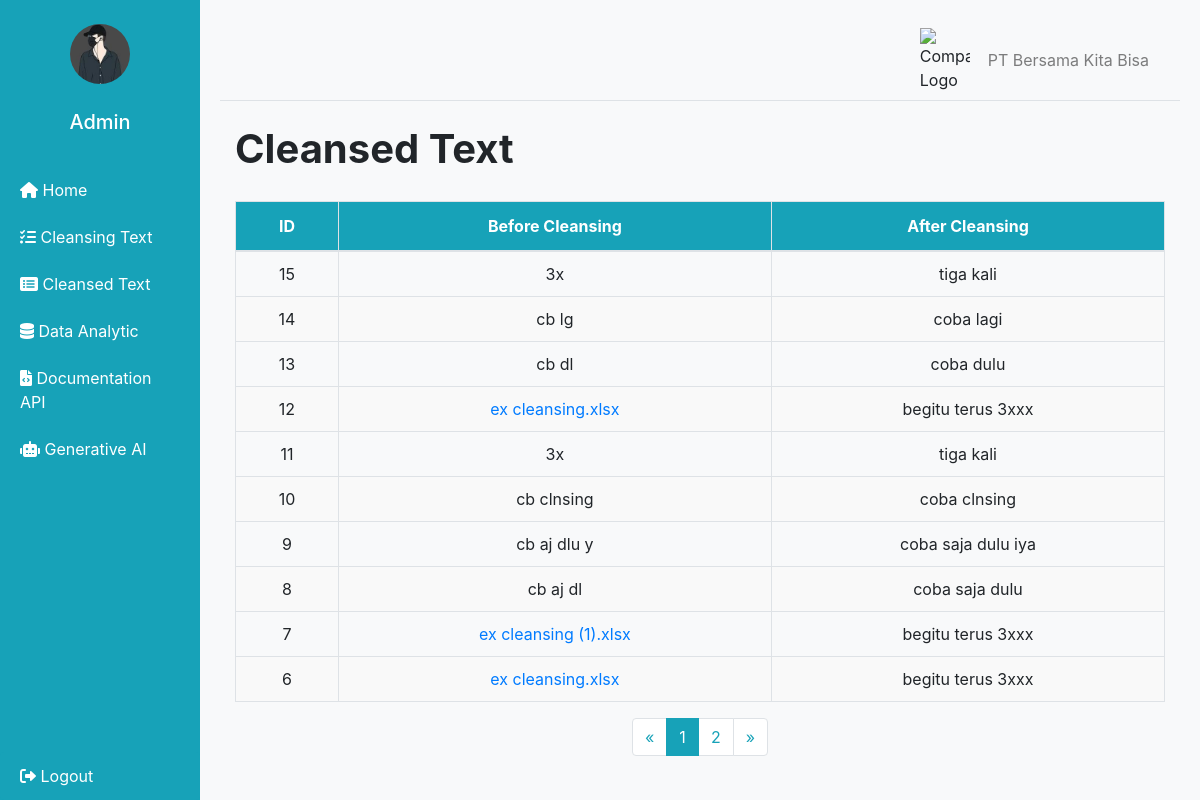
The app's page /normalisasi_list (signed in), older data.
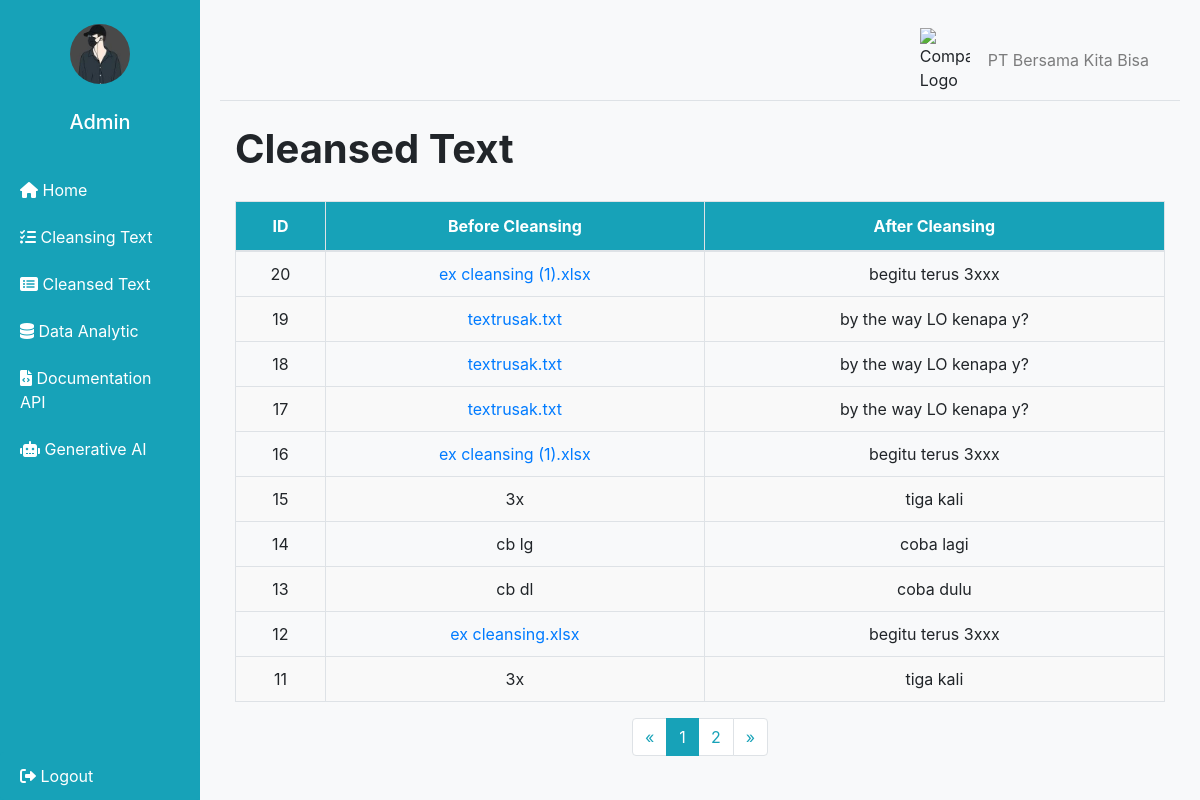
The same page, newer data.
### tables this page shows
CREATE TABLE normalisasi (
            id INTEGER PRIMARY KEY AUTOINCREMENT,
            input_text TEXT NOT NULL,
            output_text TEXT NOT NULL
        );

### app.py (the view)
@app.route('/normalisasi_list')
def normalisasi_list():
    if 'username' not in session:
        return redirect(url_for('login'))
    try:
        page, per_page, offset = get_page_args(page_parameter='page', per_page_parameter='per_page')
        conn = sqlite3.connect('normalisasi.db')
        c = conn.cursor()
        c.execute('SELECT * FROM normalisasi ORDER BY id DESC LIMIT ? OFFSET ?', (per_page, offset))
        rows = c.fetchall()
        c.execute('SELECT COUNT(*) FROM normalisasi')
        total = c.fetchone()[0]
        conn.close()
        result = []
        for row in rows:
            is_file = row[1].endswith('.txt') or row[1].endswith('.xls') or row[1].endswith('.xlsx')
            result.append({'id': row[0], 'input_text': row[1], 'output_text': row[2], 'is_file': is_file})
        pagination = Pagination(page=page, per_page=per_page, total=total, css_framework='bootstrap4')
        return render_template('normalisasi_list.html',
                               normalisasi_list=result,
                               page=page,
                               per_page=per_page,
                               pagination=pagination)
    except Exception as e:
        print(e)
        return str(e), 500

### app.py (called while the page is built)
@app.before_request
def before_request():
    if 'username' not in session and request.endpoint not in ['login', 'static']:
        return redirect(url_for('login'))

### templates/normalisasi_list.html (shortened to what this page needs)
<!DOCTYPE html>
<html lang="en">
<head>
    <link rel="stylesheet" href="https://maxcdn.bootstrapcdn.com/bootstrap/4.0.0/css/bootstrap.min.css">
    <link href="{{ url_for('static', filename='css/dashboard.css') }}" rel="stylesheet">
    <link rel="stylesheet" href="https://cdnjs.cloudflare.com/ajax/libs/font-awesome/6.0.0-beta3/css/all.min.css">
</head>
<body>
    <div class="d-flex" id="wrapper">
        <div id="sidebar-wrapper">
            <div class="sidebar-heading text-white py-4">
                <img src="{{ url_for('static', filename='img/profile.jpg') }}" alt="Profile Image" class="profile-image">
                <h5 class="mt-3">Admin</h5>
            </div>
            <div class="list-group list-group-flush">
                <a href="/" class="list-group-item list-group-item-action text-white"><i class="fas fa-home"></i> Home</a>
                <a href="/process_normalisasi" data-toggle="modal" data-target="#normalisasiModal" class="list-group-item list-group-item-action text-white"><i class="fas fa-tasks"></i> Cleansing Text</a>
                <a href="/normalisasi_list" class="list-group-item list-group-item-action text-white"><i class="fas fa-list-alt"></i> Cleansed Text</a>
                <a href="/saved_charts" class="list-group-item list-group-item-action text-white"><i class="fas fa-database"></i> Data Analytic</a>
                <a href="/documentation_api" class="list-group-item list-group-item-action text-white"><i class="fas fa-file-code"></i> Documentation API</a>
                <a href="/chat" class="list-group-item list-group-item-action text-white"><i class="fas fa-robot"></i> Generative AI</a>
            </div>
            <div>
                <a href="#" data-toggle="modal" data-target="#logoutModal" class="list-group-item list-group-item-action text-white"><i class="fas fa-sign-out-alt"></i> Logout</a>
            </div>
        </div>
        <div id="page-content-wrapper" class="container-fluid">
            <nav class="navbar navbar-expand-lg navbar-light bg-light border-bottom">
                <div class="container-fluid">
                    <div class="d-flex align-items-center w-100" style="justify-content: flex-end;">
                        <img src="{{ url_for('static', filename='img/company_logo.png') }}" alt="Company Logo" class="company-logo">
                        <span class="navbar-text ml-2">
                            PT Bersama Kita Bisa
                        </span>
                    </div>
                </div>
            </nav>
            <div class="container-fluid">
                <h1 class="mt-4">Cleansed Text</h1>
                <div class="table-responsive">
                    <table class="table table-bordered table-hover">
                        <thead>
                            <tr>
                                <th>ID</th>
                                <th>Before Cleansing</th>
                                <th>After Cleansing</th>
                            </tr>
                        </thead>
                        <tbody>
                            {% for item in normalisasi_list %}
                            <tr>
                                <td>{{ item.id }}</td>
                                <td>
                                    {% if item.is_file %}
                                    <a href="{{ url_for('download_file', filename=item.input_text) }}">{{ item.input_text }}</a>
                                    {% else %}
                                    {{ item.input_text }}
                                    {% endif %}
                                </td>
                                <td>{{ item.output_text }}</td>
                            </tr>
                            {% endfor %}
                        </tbody>
                    </table>
                </div>
                <div class="d-flex justify-content-center">
                    {{ pagination.links }}
                </div>
            </div>
        </div>
    </div>
</body>
</html>

Row changes from the older to the newer data that the page shows:
no longer on this page (row unchanged): normalisasi: id "10", input_text "cb clnsing", output_text "coba clnsing"
no longer on this page (row unchanged): normalisasi: id "9", input_text "cb aj dlu y", output_text "coba saja dulu iya"
no longer on this page (row unchanged): normalisasi: id "8", input_text "cb aj dl", output_text "coba saja dulu"
no longer on this page (row unchanged): normalisasi: id "7", input_text "ex cleansing (1).xlsx", output_text "begitu terus 3xxx"
no longer on this page (row unchanged): normalisasi: id "6", input_text "ex cleansing.xlsx", output_text "begitu terus 3xxx"
added normalisasi: id "20", input_text "ex cleansing (1).xlsx", output_text "begitu terus 3xxx"
added normalisasi: id "19", input_text "textrusak.txt", output_text "by the way LO kenapa y?"
added normalisasi: id "18", input_text "textrusak.txt", output_text "by the way LO kenapa y?"
added normalisasi: id "17", input_text "textrusak.txt", output_text "by the way LO kenapa y?"
added normalisasi: id "16", input_text "ex cleansing (1).xlsx", output_text "begitu terus 3xxx"
